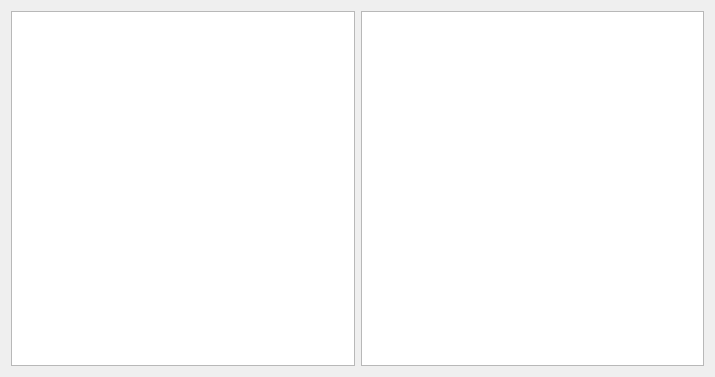
<?xml version="1.0" encoding="UTF-8"?>
<ui version="4.0">
 <class>Widget</class>
 <widget class="QWidget" name="Widget">
  <property name="geometry">
   <rect>
    <x>0</x>
    <y>0</y>
    <width>715</width>
    <height>377</height>
   </rect>
  </property>
  <property name="windowTitle">
   <string>Widget</string>
  </property>
  <layout class="QHBoxLayout" name="horizontalLayout">
   <item>
    <widget class="QTreeView" name="treeView"/>
   </item>
   <item>
    <widget class="QListView" name="listView"/>
   </item>
  </layout>
 </widget>
 <layoutdefault spacing="6" margin="11"/>
 <resources/>
 <connections/>
</ui>
